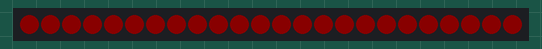
A sketch run on a simulated Arduino Uno, built with avr-gcc and run on an emulated ATmega328P. Parts: 24 RGB LEDs in strip order, left to right. Dim RGB values are drawn brighter than linear.

Above: at 0.1 s.
At 1.6 s:
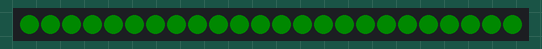
At 3.1 s:
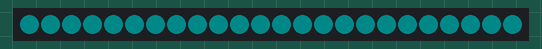
At 5.1 s:
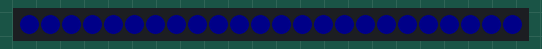
At 7.6 s:
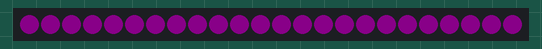
At 10.6 s:
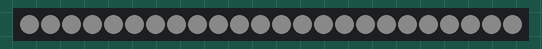

The sketch:

coderdojo_pixels_ring_7.ino
```cpp
#include <Adafruit_NeoPixel.h>

// Vaste waarden om het programma leesbaarder te maken. Daarvoor gebruiken we #define ...

// Arduino Uno, bordselectie: 'Arduino Uno'
// #define PIXEL_PIN 11  // ESP32 DEV module pin pixels

// ESP32 DEV module, bordselectie: 'ESP32 DEV module'
// #define PIXEL_PIN 13  // ESP32 DEV module pin pixels

// ESP32 C3 Super Mini (Plus), bordselectie: 'Nologo ESPC3 Super Mini'
#define PIXEL_PIN 0  // ESP32 C3 Super Mini (Plus) pin pixels

#define AANTAL_PIXELS 24  // Pas dit aan voor het aantal pixels dat jij op jouw pixelring hebt. 8, 12, 16 of 24.

// Dit zijn de codes om kleuren te kiezen voor de pixel, meer uitleg komt later.
#define KLEUR_ROOD 0xFF0000     // Rood
#define KLEUR_GEEL 0xFFFF00     // Geel
#define KLEUR_GROEN 0x00FF00    // Groen
#define KLEUR_INDIGO 0x00FFFF   // Indigo
#define KLEUR_BLAUW 0x0000FF    // Blauw
#define KLEUR_MAGENTA 0xFF00FF  // Magenta
#define KLEUR_WIT 0xFFFFFF      // Wit

#define PIXEL_HELDERHEID 10  // Pas hier de helderheid aan van de pixels. 0 is donker tot 255 is helder.

// Hier bepaal je het aantal pixels, welke pin aansluiting, welk type pixels.
Adafruit_NeoPixel pixels(AANTAL_PIXELS, PIXEL_PIN, NEO_GRB + NEO_KHZ800);

void kleurAllePixels(uint32_t kleur) {
  for (int i = 0; i < AANTAL_PIXELS; i++)
    pixels.setPixelColor(i, kleur);
  pixels.show();
}

// Alles klaar zetten
void setup() {
  // De pixels klaarmaken voor gebruik
  pixels.begin();                          // initialisatie pixels
  pixels.setBrightness(PIXEL_HELDERHEID);  // Helderheid aanpassen van 0 (donker) tot 255 (helder)
}

// Hoofdlus
void loop() {
  kleurAllePixels(pixels.Color(255, 0, 0));
  delay(500);
  kleurAllePixels(pixels.Color(255, 255, 0));
  delay(1000);
  kleurAllePixels(pixels.Color(0, 255, 0));
  delay(1500);
  kleurAllePixels(pixels.Color(0, 255, 255));
  delay(2000);
  kleurAllePixels(pixels.Color(0, 0, 255));
  delay(2500);
  kleurAllePixels(pixels.Color(255, 0, 255));
  delay(3000);
  kleurAllePixels(pixels.Color(255, 255, 255));
  delay(3500);

  /*
  Jouw volgende opdracht

  We kunnen nog veel meer kleuren maken door waarden tussen 0 en 255
  of 0x00 en 0xFF) te kiezen. We laten het toeval ons hier een beetje helpen.
  De functie 'random(255);' keert een willekeurige waarde van 0 tot en met 255 terug.
  Schrijf nu een programma dat elke 100 milliseconden alle pixels een willekeurige kleur geeft.
  Tip: je hebt maar twee programmaregels nodig.
  */
}
```

Measured:
- by itself, everything shown: repeats every 14.0 s, in 7 steps
- what the display in image 1 shows lasts 1.5 s, from 1.5 s to 3.0 s
- what the display in image 2 shows lasts 2.0 s, from 3.0 s to 5.0 s
- what the display in image 3 shows lasts 2.5 s, from 5.0 s to 7.5 s
- what the display in image 4 shows lasts 3.0 s, from 7.5 s to 10.5 s
- what the display in image 5 shows lasts 3.5 s, from 10.5 s to 14.0 s
